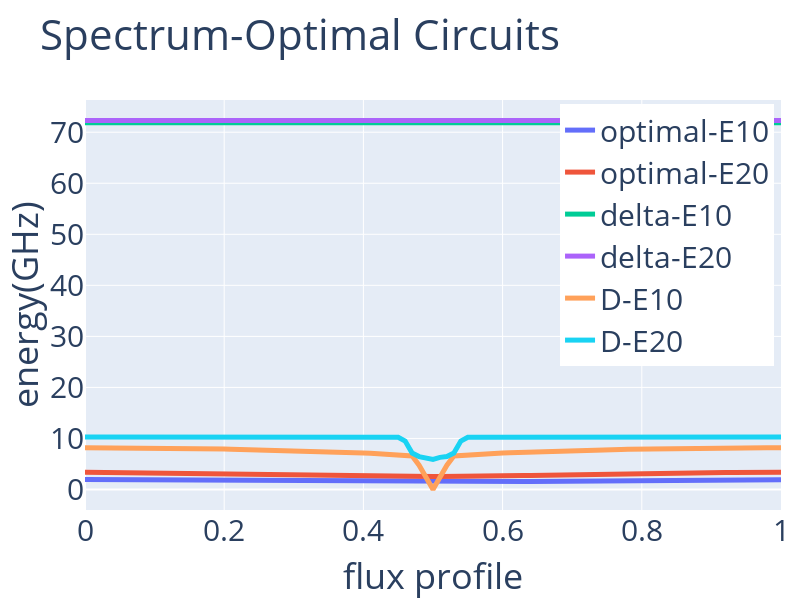

The code cell stored with this chart in its notebook:
### Code cell
plotCompare(flux_range[:,0],plots,'Spectrum-Optimal Circuits','flux profile','energy(GHz)',export='pdf',size=(600,800))
